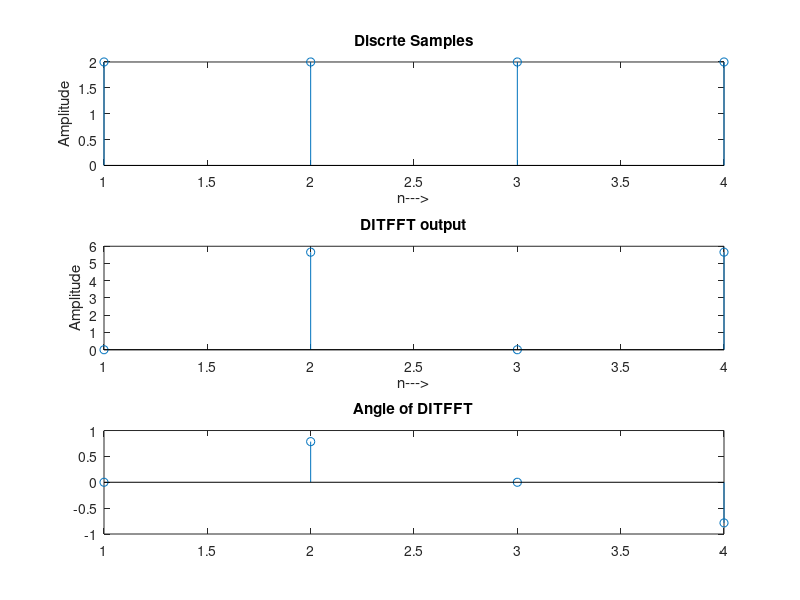

Source code (MATLAB):
clc;close all; clear all;
disp('Krushna Garkal TETA10');
disp('Exp.1 :Implementation of DITFFT');
disp('_________________________________________');
%x = input ('Enter the input Sequence : ')
%N= input ('Size of DFT : ')
x=[2 -2 -2 2]
N=4
L=length (x);
if N>L
    x=[x zeros(1,(N-L))];
elseif N<L
    x=[x(1:N)]
end
y=bitrevorder(x)
M=log2(N)
for m=1:M
    d=2^m
    for l=1:d:N-d+1
        for k=0:(d/2)-1
            w=exp(-1*j*2*pi*(k/d))
            z1=y(l+k)
            z2=y(l+k+(d/2))
            y(l+k)=z1+w*z2
            y(l+k+(d/2))=z1-w*z2
        end
    end
end
disp (y)
subplot (311)
stem (abs(x))
title ('Discrte Samples');
xlabel ('n--->');
ylabel ('Amplitude');

subplot (312)
stem (abs(y))
title ('DITFFT output');
xlabel ('n--->');
ylabel ('Amplitude');

subplot (313)
stem (angle(y))
title ('Angle of DITFFT');            
